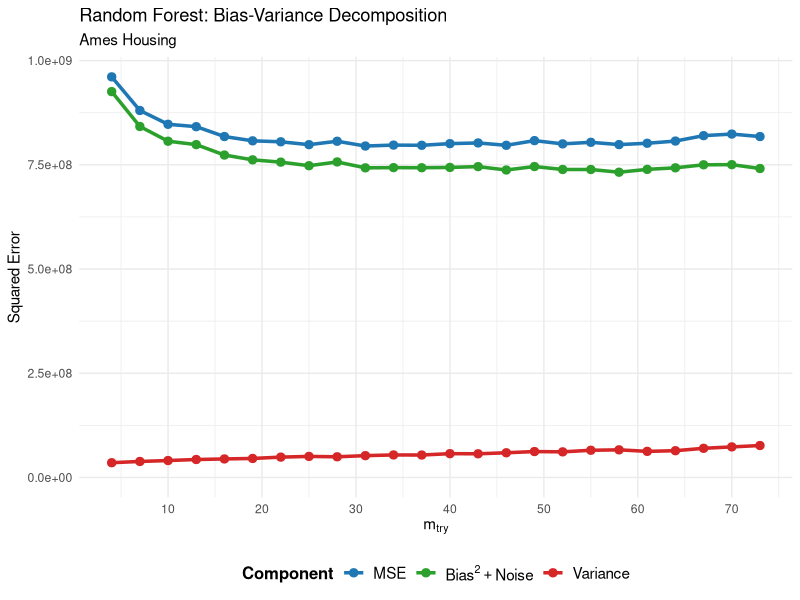

Source code (R):
library(ggplot2)
library(dplyr)
library(tidyr)

# Pre-computed random forest results
rf_results <- data.frame(
  m_try = c(4, 7, 10, 13, 16, 19, 22, 25, 28, 31, 34, 37, 40, 43, 46, 49, 52, 55, 58, 61, 64, 67, 70, 73),
  Bias2_Noise = c(925572493, 841946102, 806565660, 798408811, 773406776, 761938277, 756403174, 747846505, 756884408, 742715192, 743249268, 742995812, 743708547, 745649402, 737546495, 745854206, 738785106, 738733793, 732234114, 739052001, 742772533, 750030945, 750382045, 741126828),
  Variance = c(35396285, 38383793, 40603914, 43076082, 44411793, 45592856, 48805438, 50488895, 49596423, 52345294, 54046764, 53809033, 57100665, 56801658, 59247993, 62170665, 61419149, 65248739, 66265339, 62630307, 64182586, 69940213, 73352557, 76621932),
  MSE = c(960968777, 880329895, 847169575, 841484893, 817818569, 807531133, 805208612, 798335400, 806480831, 795060486, 797296031, 796804844, 800809212, 802451060, 796794488, 808024871, 800204255, 803982532, 798499454, 801682308, 806955119, 819971158, 823734602, 817748760)
)

# Reshape data for plotting
plot_data <- rf_results %>%
  select(m_try, MSE, Bias2_Noise, Variance) %>%
  pivot_longer(cols = c(MSE, Bias2_Noise, Variance),
               names_to = "Component",
               values_to = "Error")

# Set legend order
plot_data$Component <- factor(plot_data$Component, 
                              levels = c("MSE", "Bias2_Noise", "Variance"))

# Create plot
p <- ggplot(plot_data, aes(x = m_try, y = Error, color = Component, group = Component)) +
  geom_line(size = 1.2) +
  geom_point(size = 2.5) +
  scale_x_continuous(breaks = seq(0, 80, by = 10)) +
  scale_y_continuous(limits = c(0, NA)) +
  scale_color_manual(
    name = "Component",
    values = c("MSE" = "#1f77b4", "Bias2_Noise" = "#2ca02c", "Variance" = "#d62728"),
    labels = c(
      "MSE" = "MSE",
      "Bias2_Noise" = expression(Bias^2 + Noise),
      "Variance" = "Variance"
    )
  ) +
  labs(
    title = "Random Forest: Bias-Variance Decomposition",
    subtitle = "Ames Housing",
    x = expression(m[try]),
    y = "Squared Error"
  ) +
  theme_minimal() +
  theme(
    legend.position = "bottom",
    legend.text = element_text(size = 11),
    legend.title = element_text(size = 12, face = "bold")
  )

# Display plot
print(p)
